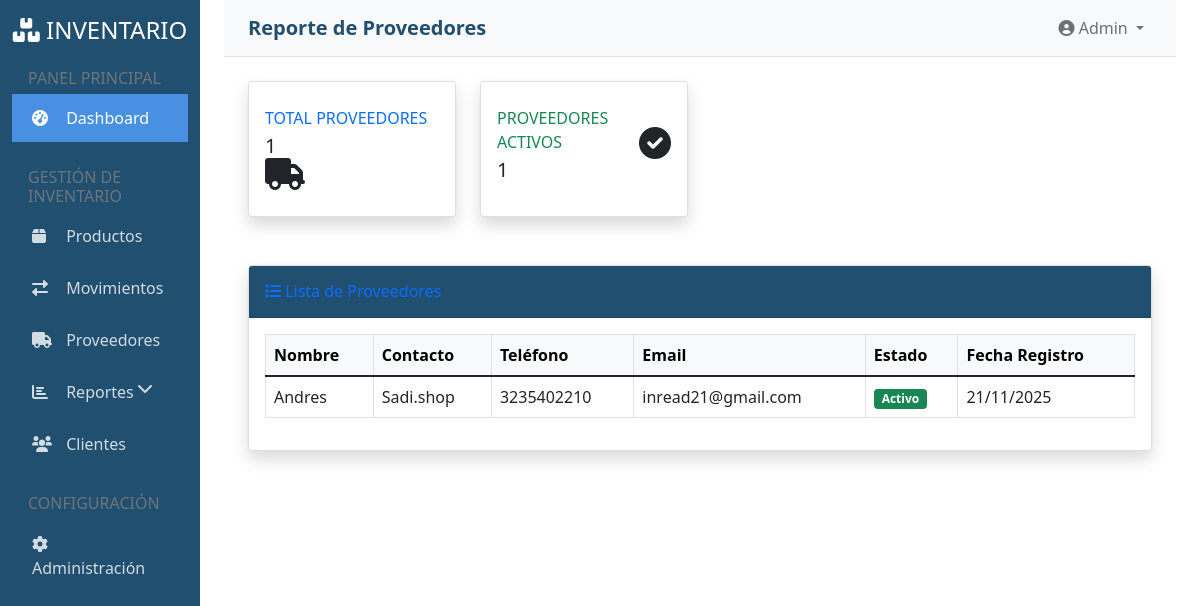
/reportes/reporte-proveedores/ (signed in), run on the app's committed database.
### proveedores/models.py (models this page shows, shortened)
class Proveedor(models.Model):
    nombre = models.CharField(max_length=200)
    contacto = models.CharField(max_length=100)
    telefono = models.CharField(max_length=20)
    email = models.EmailField()
    direccion = models.TextField()
    activo = models.BooleanField(default=True)
    fecha_creacion = models.DateTimeField(auto_now_add=True)
    class Meta:
        verbose_name_plural = "Proveedores"

### reportes/views.py (the view)
# urls.py: path('reporte-proveedores/', views.reporte_proveedores, name='reporte_proveedores'),
@login_required
def reporte_proveedores(request):
    proveedores = Proveedor.objects.all()
    total_proveedores = proveedores.count()
    proveedores_activos = proveedores.filter(activo=True).count()
    return render(request, 'reportes/reporte_proveedores.html', {
        'proveedores': proveedores,
        'total_proveedores': total_proveedores,
        'proveedores_activos': proveedores_activos
    })

### reportes/templates/reportes/reporte_proveedores.html (shortened to what this page needs)
{% extends 'base/base.html' %}
{% block page_title %}Reporte de Proveedores{% endblock %}
{% block content %}
<div class="row">
    <div class="col-xl-3 col-md-6 mb-4">
        <div class="card border-left-primary shadow h-100 py-2">
            <div class="card-body">
                <div class="row no-gutters align-items-center">
                    <div class="col mr-2">
                        <div class="text-xs font-weight-bold text-primary text-uppercase mb-1">
                            Total Proveedores
                        </div>
                        <div class="h5 mb-0 font-weight-bold text-gray-800">{{ total_proveedores }}</div>
                    </div>
                    <div class="col-auto">
                        <i class="fas fa-truck fa-2x text-gray-300"></i>
                    </div>
                </div>
            </div>
        </div>
    </div>
    <div class="col-xl-3 col-md-6 mb-4">
        <div class="card border-left-success shadow h-100 py-2">
            <div class="card-body">
                <div class="row no-gutters align-items-center">
                    <div class="col mr-2">
                        <div class="text-xs font-weight-bold text-success text-uppercase mb-1">
                            Proveedores Activos
                        </div>
                        <div class="h5 mb-0 font-weight-bold text-gray-800">{{ proveedores_activos }}</div>
                    </div>
                    <div class="col-auto">
                        <i class="fas fa-check-circle fa-2x text-gray-300"></i>
                    </div>
                </div>
            </div>
        </div>
    </div>
</div>
<div class="card shadow mt-4">
    <div class="card-header py-3 d-flex justify-content-between align-items-center">
        <h6 class="m-0 font-weight-bold text-primary">
            <i class="fas fa-list"></i>
            Lista de Proveedores
        </h6>
    </div>
    <div class="card-body">
        {% if proveedores %}
        <div class="table-responsive">
            <table class="table table-bordered table-hover">
                <thead class="table-light">
                    <tr>
                        <th>Nombre</th>
                        <th>Contacto</th>
                        <th>Teléfono</th>
                        <th>Email</th>
                        <th>Estado</th>
                        <th>Fecha Registro</th>
                    </tr>
                </thead>
                <tbody>
                    {% for proveedor in proveedores %}
                    <tr>
                        <td>{{ proveedor.nombre }}</td>
                        <td>{{ proveedor.contacto|default:"-" }}</td>
                        <td>{{ proveedor.telefono|default:"-" }}</td>
                        <td>{{ proveedor.email|default:"-" }}</td>
                        <td>
                            {% if proveedor.activo %}
                                <span class="badge bg-success">Activo</span>
                            {% else %}
                                <span class="badge bg-danger">Inactivo</span>
                            {% endif %}
                        </td>
                        <td>{{ proveedor.fecha_creacion|date:"d/m/Y"|default:"-" }}</td>
                    </tr>
                    {% endfor %}
                </tbody>
            </table>
        </div>
        {% else %}
        <div class="alert alert-info">
            <i class="fas fa-info-circle"></i>
            No hay proveedores registrados en el sistema.
        </div>
        {% endif %}
    </div>
</div>
{% endblock %}

### templates/base/base.html (style rules this page uses)
:root { --primary-color: #214f70; --secondary-color: #4a90e2; --accent-color: #f5a623; }
.card-header { background-color: var(--primary-color); color: white; }

### data on the page
Proveedor: nombre "Andres", contacto "Sadi.shop", telefono "3235402210", email "inread21@gmail.com", activo "Activo", fecha_creacion "21/11/2025"

### other printed values
{{ total_proveedores }} "1"
{{ proveedores_activos }} "1"
